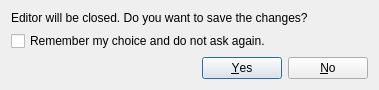
<?xml version="1.0" encoding="UTF-8"?>
<ui version="4.0">
 <class>ItQuestionDialog</class>
 <widget class="QDialog" name="ItQuestionDialog">
  <property name="windowModality">
   <enum>Qt::WindowModal</enum>
  </property>
  <property name="geometry">
   <rect>
    <x>0</x>
    <y>0</y>
    <width>379</width>
    <height>89</height>
   </rect>
  </property>
  <property name="sizePolicy">
   <sizepolicy hsizetype="Preferred" vsizetype="Minimum">
    <horstretch>0</horstretch>
    <verstretch>0</verstretch>
   </sizepolicy>
  </property>
  <property name="windowTitle">
   <string>Dialog</string>
  </property>
  <layout class="QVBoxLayout" name="verticalLayout">
   <item>
    <widget class="QLabel" name="label">
     <property name="text">
      <string>Editor will be closed. Do you want to save the changes?</string>
     </property>
    </widget>
   </item>
   <item>
    <widget class="QCheckBox" name="checkBox">
     <property name="text">
      <string>Remember my choice and do not ask again.</string>
     </property>
    </widget>
   </item>
   <item>
    <widget class="QDialogButtonBox" name="buttonBox">
     <property name="orientation">
      <enum>Qt::Horizontal</enum>
     </property>
     <property name="standardButtons">
      <set>QDialogButtonBox::No|QDialogButtonBox::Yes</set>
     </property>
    </widget>
   </item>
  </layout>
 </widget>
 <resources/>
 <connections>
  <connection>
   <sender>buttonBox</sender>
   <signal>accepted()</signal>
   <receiver>ItQuestionDialog</receiver>
   <slot>accept()</slot>
   <hints>
    <hint type="sourcelabel">
     <x>248</x>
     <y>254</y>
    </hint>
    <hint type="destinationlabel">
     <x>157</x>
     <y>274</y>
    </hint>
   </hints>
  </connection>
  <connection>
   <sender>buttonBox</sender>
   <signal>rejected()</signal>
   <receiver>ItQuestionDialog</receiver>
   <slot>reject()</slot>
   <hints>
    <hint type="sourcelabel">
     <x>316</x>
     <y>260</y>
    </hint>
    <hint type="destinationlabel">
     <x>286</x>
     <y>274</y>
    </hint>
   </hints>
  </connection>
 </connections>
</ui>
